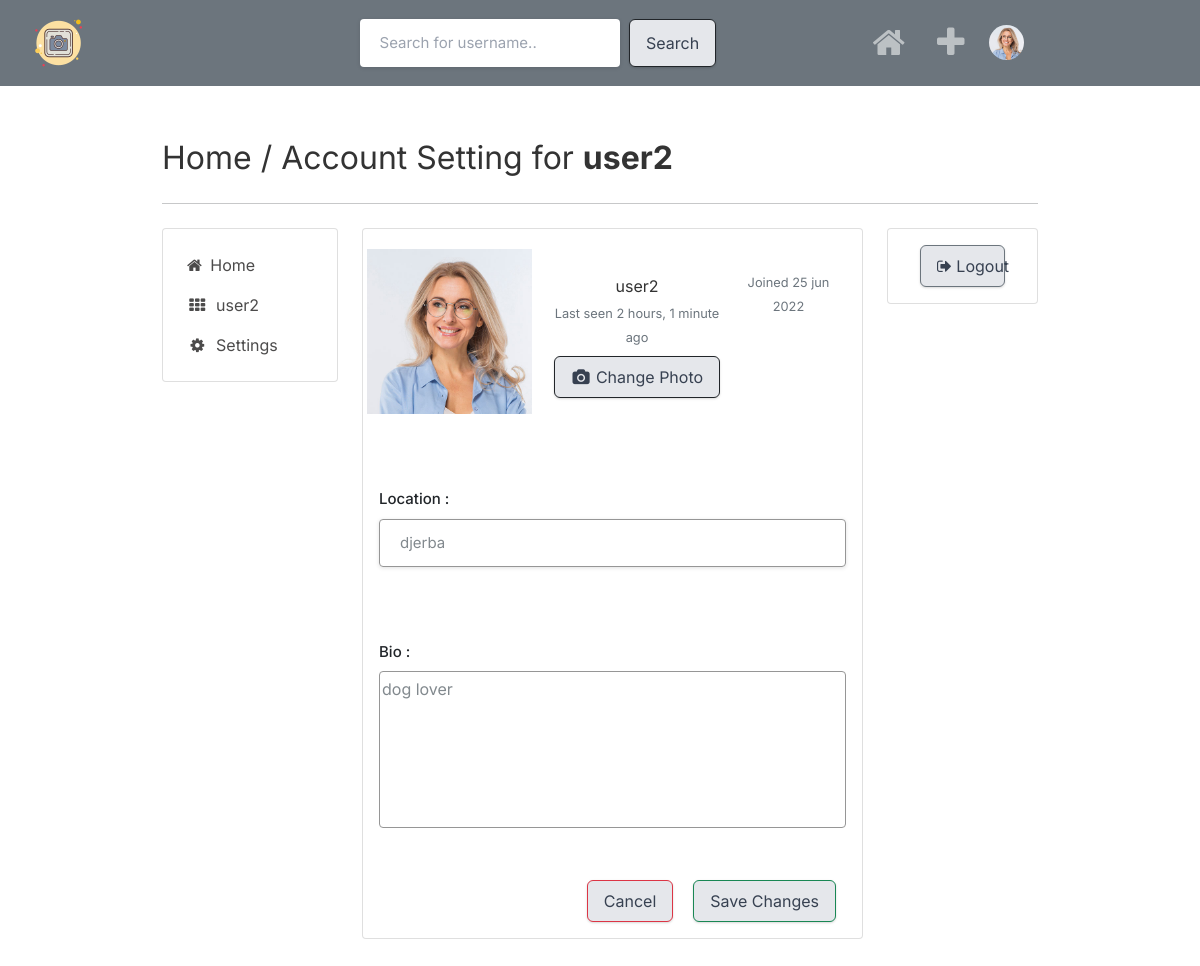
Screenshot of /settings (signed in) with the database file from the repository.
### core/models.py (models this page shows)
class Profile(models.Model):
    user = models.ForeignKey(User, on_delete=models.CASCADE)
    id_user = models.IntegerField()
    bio = models.TextField(blank=True)
    profileimg = models.ImageField(
        upload_to="profile_images", default="blank-profile-picture.png"
    )
    location = models.CharField(max_length=100, blank=True)
    def __str__(self):
        return self.user.username

### core/views.py (the view, shortened to what this page needs)
# urls.py: path("settings", views.settings, name="settings"),
@login_required(login_url="signin")
def settings(request):
    user_profile = Profile.objects.get(user=request.user)
    return render(request, "setting.html", {"user_profile": user_profile})

### templates/setting.html (shortened to what this page needs)
{% extends 'base.html' %}
{% load static %}
{% block content %}
<div class="container ">
    <h1 class="display-6"> <small><a href="{% url 'index' %}"> Home</a> / Account Setting for
            <b>{{user.username}}</b> </small></h1> <br>
    <hr><br>
    <div class="row flex-lg-nowrap">
        <div class="col-12 col-lg-auto mb-3" style="width: 200px;">
            <div class="card p-3">
                <div class="e-navlist e-navlist--active-bg">
                    <ul class="nav">
                        <li class="nav-item"><a class="nav-link px-2 active" href="{% url 'index' %}"><i
                                    class="fa fa-home mr-1"></i><span> Home</span></a></li>
                        <li class="nav-item"><a class="nav-link px-2" href="{% url 'profile' user %}"><i
                                    class="fa fa-fw fa-th mr-1"></i><span> {{user}}</span></a></li>
                        <li class="nav-item"><a class="nav-link px-2" href="{% url 'settings' %}"><i
                                    class="fa fa-fw fa-cog mr-1"></i><span> Settings</span></a></li>
                    </ul>
                </div>
            </div>
        </div>
        <div class="col">
            <div class="row">
                <div class="col mb-3">
                    <div class="card">
                        <div class="card-body">
                            <div class="e-profile">
                                <form action="" method="POST" enctype="multipart/form-data">
                                    <div class="row">
                                        <div class="col-12 col-sm-auto mb-3">
                                            <div class="mx-auto" style="width: 140px;">
                                                <div class="d-flex justify-content-center align-items-center rounded">
                                                    <div class="profile-pic">
                                                        <label class="-label" for="profilePic">
                                                            <span>Change Image</span>
                                                        </label>
                                                        <img id="profile2" width="165px" height="165px"
                                                            src="{{user_profile.profileimg.url}}" />
                                                    </div>
                                                </div>
                                            </div>
                                        </div>
                                        <div class="col d-flex flex-column flex-sm-row justify-content-between mb-3">
                                            <div class="text-center text-sm-left mb-2 mb-sm-0">
                                                <br>
                                                <h4 class="pt-sm-2 pb-1 mb-0 text-nowrap">{{user_profile}}</h4>
                                                <div class="text-muted"><small>Last seen
                                                        {{ user_profile.user.last_login|timesince}}
                                                        ago</small>
                                                </div>
                                                <div class="mt-2">
                                                    <button type="button" class="btn btn-dark"
                                                        onclick="document.getElementById('profilePic').click();">
                                                        <i class="fa fa-fw fa-camera"></i>
                                                        <span>Change Photo</span>
                                                    </button>
                                                </div>
                                            </div>
                                            <div class="text-center text-sm-right">
                                                {% if user_profile.user.is_superuser %}
                                                <span class="badge badge-secondary">
                                                    administrator
                                                </span>
                                                {% else %}
                                                <br>
                                                {% endif %}
                                                <div class="text-muted"><small>
                                                        Joined
                                                        {{ user_profile.user.date_joined|date:"j b Y"}} </small>
                                                </div>
                                            </div>
                                        </div>
                                    </div>
                                    <div class="tab-content pt-3">
                                        <div class="tab-pane active">
                                            <div class="row">
                                                <div class="col">
                                                    <div class="row">
                                                        <div class="col">
                                                            <div class="form-group">
                                                                <label for="">Location :</label>
                                                                <input type="text" name="location"
                                                                    style="border: 1px solid rgb(150, 150, 150) ;"
                                                                    value="{{user_profile.location}}"
                                                                    class="form-control" placeholder="Location">
                                                            </div>
                                                        </div>
                                                    </div>
                                                    <div class="row">
                                                        <div class="col mb-3">
                                                            <div class="form-group">
                                                                <label for="about">Bio :</label>
                                                                <textarea id="about" name="bio" class="form-control"
                                                                    style="border: 1px solid rgb(150, 150, 150) ;"
                                                                    rows="5">{{user_profile.bio}}</textarea>
                                                            </div>
                                                        </div>
                                                    </div>
                                                </div>
                                            </div>
                                            <div class="row">
                                                <div class="col d-flex justify-content-end ">
                                                    <button class="btn btn-danger" type="reset"
                                                        style="margin : 0 10px;">
                                                        Cancel
                                                    </button>
                                                    <button class="btn btn-success" type="submit"
                                                        style="margin : 0 10px;">
                                                        Save Changes
                                                    </button>
                                                </div>
                                            </div>
                                        </div>
                                    </div>
                                </form>
                            </div>
                        </div>
                    </div>
                </div>
                <div class="col-12 col-md-3 mb-3">
                    <div class="card mb-3">
                        <div class="card-body">
                            <div class="px-xl-3">
                                <button class="btn btn-block btn-secondary" data-toggle="modal"
                                    data-target="#exampleModalCenter2">
                                    <i class="fa fa-sign-out"></i>
                                    <span>Logout</span>
                                </button>
                            </div>
                        </div>
                    </div>
                </div>
            </div>
        </div>
    </div>
    {% endblock content %}

### templates/navbar.html (shortened to what this page needs)
{% load static %}
<nav class="navbar navbar-expand-lg navbar-dark bg-secondary">
    <div class="container-fluid">
        <a class="navbar-brand" href="{% url 'index' %}" style="margin-right: 20%">
            <img src="{% static '../static/img/favicon.png' %}" alt="" width="60">
        </a>
        <div class="collapse navbar-collapse text-center" id="navbarSupportedContent">
            <form style="margin-left: 5%;" class="d-flex" action="/search" method="POST">
                <input type="text" name="username" placeholder="Search for username.." />&nbsp; &nbsp;
                <button class="btn btn-outline-dark" type="submit">Search</button>
            </form>
            <ul class="navbar-nav me-auto mb-2 mb-lg-0 navbar-right">
                {% if request.user.is_authenticated %}
                <li class="nav-item" style="padding: 0 0.5rem">
                    <a class="nav-link" aria-current="page" href="{% url 'index' %}">
                        <i class="fa fa-home" style="font-size: 35px"></i>
                    </a>
                </li>
                <li class="nav-item" style="padding: 0 0.5rem">
                    <a class="nav-link" aria-current="page" href="#" data-toggle="modal"
                        data-target="#exampleModalCenter">
                        <i class="fa fa-plus" style="font-size: 35px ;"></i>
                    </a>
                </li>
                {% endif %}
                <li class="nav-item dropdown  ">
                    <a class="nav-link" href="#" id="navbarDropdown" role="button" data-bs-toggle="dropdown"
                        aria-expanded="false">
                        <center>
                            <img src="{{user_profile.profileimg.url}}" width="35" style="border-radius: 50%;" alt="" />
                        </center>
                    </a>
                </li>
            </ul>
        </div>
    </div>
</nav>

### static/assets/css/style.css (style rules this page uses)
button { vertical-align: middle; }
input { height: 48px; line-height: 48px; padding: 0 20px; outline: none; font-size: 15px; color: #808080; max-width: 100%; width: 100%; -webkit-box-sizing: border-box; box-sizing: border-box; display: block; font-weight: 400; opacity: 1; border-radius: 4px; border: none; -webkit-box-shadow: 0 1px 4px 0px rgba(0, 0, 0, 0.12); box-shadow: 0 1px 4px 0px rgba(0, 0, 0, 0.12); }
input[type="text"], input[type="password"], input[type="email"], input[type="number"] { height: 48px; line-height: 48px; padding: 0 20px; outline: none; font-size: 15px; color: #808080; max-width: 100%; width: 100%; -webkit-box-sizing: border-box; box-sizing: border-box; display: block; font-weight: 400; opacity: 1; border-radius: 4px; border: none; -webkit-box-shadow: 0 1px 4px 0px rgba(0, 0, 0, 0.12); box-shadow: 0 1px 4px 0px rgba(0, 0, 0, 0.12); }
textarea { height: 48px; line-height: 48px; padding: 0 20px; outline: none; font-size: 15px; color: #808080; margin: 0 0 16px 0; max-width: 100%; width: 100%; -webkit-box-sizing: border-box; box-sizing: border-box; display: block; background-color: #fff; font-weight: 500; opacity: 1; border-radius: 4px; border: none; -webkit-box-shadow: 0 1px 4px 0px rgba(0, 0, 0, 0.12); box-shadow: 0 1px 4px 0px rgba(0, 0, 0, 0.12); }
input { -webkit-transition: all 0.1s ease-in-out; transition: all 0.1s ease-in-out; }
::placeholder { color: #808080; opacity: 1; }
textarea { height: auto; line-height: 27px; padding: 20px; min-height: 130px; -webkit-transition: none !important; transition: none !important; min-width: 100%; }
label, legend { display: block; font-weight: bold; font-size: 15px; font-weight: 500; margin-bottom: 8px; }
label span, legend span { font-weight: 500; font-size: 14px; color: #444; }
button { border: none; margin: 0; padding: 0; width: auto; overflow: visible; background: transparent; color: inherit; font: inherit; line-height: normal; cursor: pointer; }
a { color: #be185d; -webkit-transition: 0.3s; transition: 0.3s; outline: none !important; }
button { outline: none !important; }
img { max-width: 100%; }
body { color: #666; font-size: 15px; line-height: 27px; background-color: #f0f2f5; font-family: "Inter", sans-serif; text-transform: none; }
h1, h2, h3, h4, h5, h6 { font-family: "Inter", sans-serif; text-transform: none; }
input[type="text"], input[type="password"], input[type="email"] { font-family: "Inter", sans-serif; text-transform: none; }
textarea, select { font-family: "Inter", sans-serif; text-transform: none; }
button, body .pac-container { font-family: "Inter", sans-serif; text-transform: none; }
h1, h2, h3, h4, h5, h6 { color: #333; font-weight: 500; margin: 0; padding: 0; }
h1 { font-size: 32px; }
h4 { font-size: 15px; }
b, strong { font-weight: 700 !important; }
@media (min-width: 1024px) { .container { max-width: 900px !important; padding-top: 45px; } }

### static/css/sass.css (style rules this page uses)
.profile-pic { color: transparent; transition: all 0.3s ease; display: flex; justify-content: center; align-items: center; position: relative; transition: all 0.3s ease; }
.profile-pic img { position: absolute; -o-object-fit: cover; object-fit: cover; box-shadow: 0 0 10px 0 rgba(255, 255, 255, 0.35); z-index: 0; }
.profile-pic .-label { cursor: pointer; height: 165px; width: 165px; }
.profile-pic span { display: inline-flex; padding: 0.2em; height: 2em; }

### templates/navbar.html (style rules this page uses)
.navbar-right { margin-left: auto; align-items: middle; justify-content: middle; }

### templates/setting.html (style rules this page uses)
.nav-link { color: rgb(76, 75, 75); }

### rows the page displays
Profile: profileimg (picture), user.username "user2", user.last_login "2 hours, 1 minute", user.date_joined "25 jun 2022", location "djerba", bio "dog lover"

### other values shown
{{ user.username }} "user2"
{{ user }} "user2"
